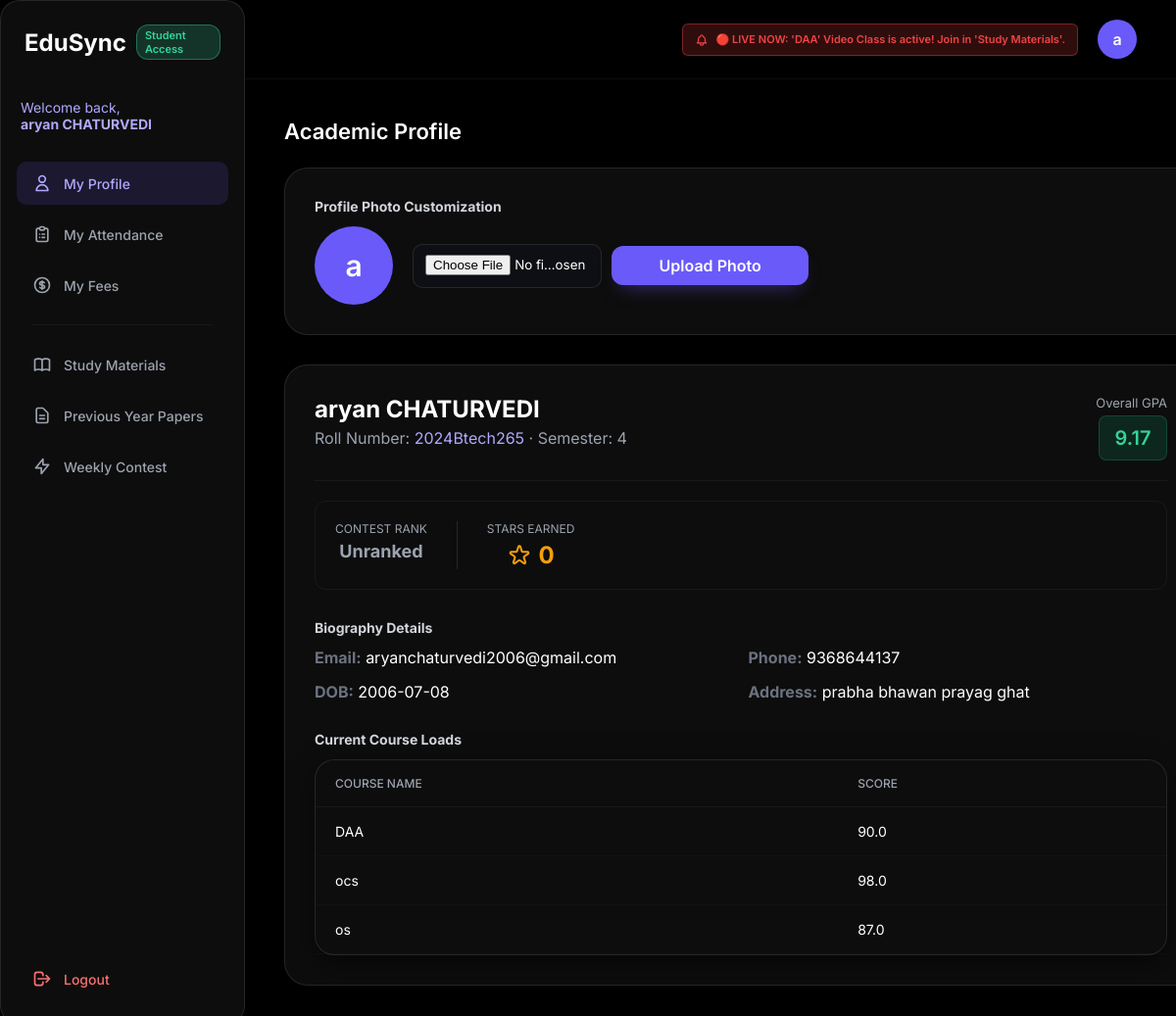
/student_dashboard (signed in), run on the app's committed database.
### tables this page shows
CREATE TABLE students (
            id INTEGER PRIMARY KEY AUTOINCREMENT,
            name TEXT,
            roll TEXT,
            age INTEGER,
            dob TEXT,
            gender TEXT,
            address TEXT,
            phone TEXT,
            email TEXT,
            semester TEXT,
            gpa REAL,
            attendance TEXT,
            extra_activities TEXT,
            sports_achievements TEXT,
            courses TEXT
        , password TEXT DEFAULT 'student123', profile_pic TEXT DEFAULT '', stars INTEGER DEFAULT 0, contest_rank TEXT DEFAULT 'Unranked');

### app.py (the view)
@app.route('/student_dashboard')
def student_dashboard():
    if 'user' not in session or session.get('role') != 'student':
        return redirect(url_for('login'))
    student_id = session['student_id']
    conn = sqlite3.connect('students.db')
    cursor = conn.cursor()
    cursor.execute("SELECT * FROM students WHERE id=?", (student_id,))
    student = cursor.fetchone()
    courses = json.loads(student[14]) if student[14] else []
    cursor.execute("SELECT * FROM fees WHERE student_id=?", (student_id,))
    fee_record = cursor.fetchone()
    cursor.execute("SELECT * FROM transactions WHERE student_id=? ORDER BY date DESC", (student_id,))
    txs = cursor.fetchall()
    cursor.execute("SELECT * FROM documents WHERE student_id=? AND file_type='Assignment Submission' ORDER BY uploaded_at DESC", (student_id,))
    assignments = cursor.fetchall()
    cursor.execute("SELECT * FROM documents WHERE student_id IS NULL AND file_type != 'Assignment Submission' AND is_pyq=0 ORDER BY uploaded_at DESC")
    study_materials = cursor.fetchall()
    cursor.execute("SELECT * FROM documents WHERE is_pyq=1 ORDER BY uploaded_at DESC")
    pyqs = cursor.fetchall()
    cursor.execute("SELECT * FROM assignment_tasks ORDER BY due_date ASC")
    all_tasks = cursor.fetchall()
    cursor.execute('''
        SELECT q.id, q.title, q.due_date, q.duration_minutes, a.start_time, a.submit_time, a.score
        FROM quizzes q
        LEFT JOIN quiz_attempts a ON q.id = a.quiz_id AND a.student_id = ?
        ORDER BY q.due_date ASC
    ''', (student_id,))
    active_quizzes = cursor.fetchall()
    cursor.execute("SELECT * FROM live_classes ORDER BY created_at DESC")
    live_classes = cursor.fetchall()
    alerts = generate_notifications(student_id)
    task_dashboard = []
    from datetime import datetime as dt
    now = dt.now()
    for t in all_tasks:
        try:
            due_dt = dt.fromisoformat(t[3])
        except ValueError:
            due_dt = dt.strptime(t[3], "%Y-%m-%dT%H:%M") # fallback
        locked = now > due_dt
        cursor.execute("SELECT COUNT(*) FROM documents WHERE student_id=? AND assignment_task_id=?", (student_id, t[0]))
        attempts = cursor.fetchone()[0]
        task_dashboard.append({
            "id": t[0],
            "title": t[1],
            "desc": t[2],
            "due": t[3].replace("T", " "),
            "file_path": t[4],
            "locked": locked,
            "attempts": attempts,
            "can_submit": (not locked) and (attempts < 2)
        })
    conn.close()
    return render_template('student_portal.html', student=student, courses=courses, fee_record=fee_record, transactions=txs, assignments=assignments, study_materials=study_materials, pyqs=pyqs, task_dashboard=task_dashboard, active_quizzes=active_quizzes, notifications=alerts, live_classes=live_classes)

### templates/student_portal.html (shortened to what this page needs)
<!DOCTYPE html>
<html lang="en">
<head>
    <link rel="stylesheet" href="{{ url_for('static', filename='style.css') }}">
</head>
<body class="dashboard-body">
    <div class="dashboard-layout">
        <aside class="sidebar glass-panel-dark">
            <div class="brand">
                <h2>EduSync</h2>
                <span class="badge"
                    style="background: rgba(52, 211, 153, 0.2); color: #34d399; border: 1px solid rgba(52, 211, 153, 0.4);">Student
                    Access</span>
            </div>
            <div style="padding: 10px 20px; color: #b0a8fe; font-size: 14px; margin-bottom: 20px;">
                Welcome back, <br><b>{{ student[1] }}</b>
            </div>
            <nav class="sidebar-nav">
                <a href="#" class="nav-link active" onclick="showTab('profile-tab', this)">
                    <svg width="20" height="20" fill="none" stroke="currentColor" viewBox="0 0 24 24">
                        <path stroke-linecap="round" stroke-linejoin="round" stroke-width="2"
                            d="M16 7a4 4 0 11-8 0 4 4 0 018 0zM12 14a7 7 0 00-7 7h14a7 7 0 00-7-7z"></path>
                    </svg>
                    My Profile
                </a>
                <a href="#" class="nav-link" onclick="showTab('attendance-tab', this)">
                    My Attendance
                </a>
                <a href="#" class="nav-link" onclick="showTab('fees-tab', this)">
                    My Fees
                </a>
                <hr style="border: 0; border-top: 1px solid rgba(255,255,255,0.05); margin: 10px 16px;">
                <a href="#" class="nav-link" onclick="showTab('resources-tab', this)">
                    Study Materials
                </a>
                <a href="#" class="nav-link" onclick="showTab('pyq-tab', this)">
                    <svg width="20" height="20" fill="none" stroke="currentColor" viewBox="0 0 24 24">
                        <path stroke-linecap="round" stroke-linejoin="round" stroke-width="2" d="M9 12h6m-6 4h6m2 5H7a2 2 0 01-2-2V5a2 2 0 012-2h5.586a1 1 0 01.707.293l5.414 5.414a1 1 0 01.293.707V19a2 2 0 01-2 2z"></path>
                    </svg>
                    Previous Year Papers
                </a>
                <a href="#" class="nav-link" onclick="showTab('contest-tab', this)">
                    <svg width="20" height="20" fill="none" stroke="currentColor" viewBox="0 0 24 24">
                        <path stroke-linecap="round" stroke-linejoin="round" stroke-width="2" d="M13 10V3L4 14h7v7l9-11h-7z"></path>
                    </svg>
                    Weekly Contest
                </a>
            </nav>
            <div class="sidebar-footer">
                <a href="/logout" class="nav-link logout-btn">
                    <svg width="20" height="20" fill="none" stroke="currentColor" viewBox="0 0 24 24">
                        <path stroke-linecap="round" stroke-linejoin="round" stroke-width="2"
                            d="M17 16l4-4m0 0l-4-4m4 4H7m6 4v1a3 3 0 01-3 3H6a3 3 0 01-3-3V7a3 3 0 013-3h4a3 3 0 013 3v1">
                        </path>
                    </svg>
                    Logout
                </a>
            </div>
        </aside>
        <main class="main-content">
            <header class="topbar" style="justify-content: flex-end; align-items:center;">
                {% if notifications %}
                <div style="margin-right: 20px; display:flex; flex-direction: column; gap: 5px;">
                    {% for notif in notifications %}
                        <div class="badge badge-{{ notif.type }}">
                            {{ notif.msg }}
                        </div>
                    {% endfor %}
                </div>
                {% endif %}
                <div class="user-profile">
                    {% if student|length > 16 and student[16] and student[16] != '' %}
                    <img src="{{ url_for('static', filename=student[16]) }}" style="width: 40px; height: 40px; border-radius: 50%; object-fit: cover; border: 2px solid #b0a8fe;">
                    {% else %}
                    <div class="avatar">{{ student[1][0] }}</div>
                    {% endif %}
                </div>
            </header>
            <div class="content-wrapper">
                <div id="profile-tab" class="tab-content active">
                    <div class="section-header">
                        <h3>Academic Profile</h3>
                    </div>
                    <div class="glass-panel form-panel" style="max-width: 900px; padding: 30px; margin-bottom: 30px;">
                        <h4 class="section-subtitle" style="margin-top:0;">Profile Photo Customization</h4>
                        <div style="display:flex; align-items: center; gap: 20px;">
                            {% if student|length > 16 and student[16] and student[16] != '' %}
                            <img src="{{ url_for('static', filename=student[16]) }}" style="width: 80px; height: 80px; border-radius: 50%; object-fit: cover; border: 3px solid #b0a8fe;">
                            {% else %}
                            <div class="avatar" style="width: 80px; height: 80px; font-size: 30px;">{{ student[1][0] }}</div>
                            {% endif %}
                            <form method="POST" action="/upload_profile_pic" enctype="multipart/form-data" style="display:flex; gap:10px; align-items:center;">
                                <input type="file" name="photo" accept="image/*" class="glass-input" required style="padding-top: 10px; max-width: 250px;">
                                <button type="submit" class="premium-btn" style="padding: 10px 20px;">Upload Photo</button>
                            </form>
                        </div>
                    </div>
                    <div class="glass-panel form-panel" style="max-width: 900px; padding: 30px;">
                        <div
                            style="display: flex; gap: 20px; border-bottom: 1px solid rgba(255,255,255,0.05); padding-bottom: 20px; margin-bottom: 20px;">
                            <div>
                                <h2 style="margin:0; font-size: 24px; color: #fff;">{{ student[1] }}</h2>
                                <p style="margin:5px 0 0 0; color: #9ca3af;">Roll Number: <span
                                        style="color:#b0a8fe;">{{ student[2] }}</span> &middot; Semester: {{ student[9]
                                    }}</p>
                            </div>
                            <div style="margin-left: auto; text-align: right;">
                                <p style="margin:0; font-size: 13px; color: #9ca3af;">Overall GPA</p>
                                {% set gpa = student[10] if student[10] is not none else 0.0 %}
                                <div class="gpa-score {% if gpa >= 8.0 %}high{% elif gpa >= 6.0 %}medium{% else %}low{% endif %}"
                                    style="display:inline-flex; font-size: 20px; padding: 6px 12px; margin-top: 5px;">
                                    {{ student[10] if student[10] is not none else 'N/A' }}
                                </div>
                            </div>
                        </div>
                        <div style="display: flex; gap: 30px; margin-bottom: 30px; padding: 20px; background: #0d0d0d; border-radius: 12px; border: 1px solid rgba(255,255,255,0.05);">
                            <div style="text-align:center;">
                                <p style="margin:0; font-size: 12px; color: #9ca3af; text-transform: uppercase;">Contest Rank</p>
                                <div style="font-size: 18px; font-weight: 700; color: #ffd700; margin-top: 5px; display: flex; align-items: center; justify-content: center; gap: 6px;">
                                    {% if student[18] == 'Platinum' %}
                                    <svg width="18" height="18" fill="none" stroke="#e5e4e2" viewBox="0 0 24 24"><path stroke-linecap="round" stroke-linejoin="round" stroke-width="2" d="M9 12l2 2 4-4M7.835 4.697a3.42 3.42 0 001.946-.806 3.42 3.42 0 014.438 0 3.42 3.42 0 001.946.806 3.42 3.42 0 013.138 3.138 3.42 3.42 0 00.806 1.946 3.42 3.42 0 010 4.438 3.42 3.42 0 00-.806 1.946 3.42 3.42 0 01-3.138 3.138 3.42 3.42 0 00-1.946.806 3.42 3.42 0 01-4.438 0 3.42 3.42 0 00-1.946-.806 3.42 3.42 0 01-3.138-3.138 3.42 3.42 0 00-.806-1.946 3.42 3.42 0 010-4.438 3.42 3.42 0 00.806-1.946 3.42 3.42 0 013.138-3.138z"></path></svg>
                                    <span style="color: #e5e4e2;">PLATINUM</span>
                                    {% elif student[18] == 'Silver' %}
                                    <svg width="18" height="18" fill="none" stroke="#c0c0c0" viewBox="0 0 24 24"><path stroke-linecap="round" stroke-linejoin="round" stroke-width="2" d="M12 8l-6 6 6 6 6-6-6-6z"></path></svg>
                                    <span style="color: #c0c0c0;">SILVER</span>
                                    {% else %}
                                    <span style="color: #9ca3af;">{{ student[18] or 'Unranked' }}</span>
                                    {% endif %}
                                </div>
                            </div>
                            <div style="text-align:center; border-left: 1px solid rgba(255,255,255,0.1); padding-left: 30px;">
                                <p style="margin:0; font-size: 12px; color: #9ca3af; text-transform: uppercase;">Stars Earned</p>
                                <div style="font-size: 24px; font-weight: 700; color: #f59e0b; margin-top: 5px; display: flex; align-items: center; justify-content: center; gap: 8px;">
                                    {{ student[17] or 0 }}
                                </div>
                            </div>
                        </div>
                        <h4 class="section-subtitle">Biography Details</h4>
                        <div style="display: grid; grid-template-columns: 1fr 1fr; gap: 15px; margin-bottom: 30px;">
                            <div><strong style="color:#6b7280;">Email:</strong> {{ student[8] or '-' }}</div>
                            <div><strong style="color:#6b7280;">Phone:</strong> {{ student[7] or '-' }}</div>
                            <div><strong style="color:#6b7280;">DOB:</strong> {{ student[4] or '-' }}</div>
                            <div><strong style="color:#6b7280;">Address:</strong> {{ student[6] or '-' }}</div>
                        </div>
                        <h4 class="section-subtitle">Current Course Loads</h4>
                        <div class="table-container glass-panel-dark">
                            <table class="premium-table">
                                <thead>
                                    <tr>
                                        <th>Course Name</th>
                                        <th>Score</th>
                                    </tr>
                                </thead>
                                <tbody>
                                    {% if courses %}
                                    {% for course in courses %}
                                    <tr>
                                        <td>{{ course[0] }}</td>
                                        <td>{{ course[1] }}</td>
                                    </tr>
                                    {% endfor %}
                                    {% else %}
                                    <tr>
                                        <td colspan="2">No courses registered.</td>
                                    </tr>
                                    {% endif %}
                                </tbody>
                            </table>
                        </div>
                    </div>
                </div>
            </div>
        </main>
    </div>
</body>
</html>

### data on the page
students: name "aryan CHATURVEDI", name "a", roll "2024Btech265", semester "4", gpa "9.17", contest_rank "Unranked", stars "0", email "aryanchaturvedi2006@gmail.com", phone "9368644137", dob "2006-07-08", address "prabha bhawan prayag ghat"

### other printed values
{{ notif.msg }} "🔴 LIVE NOW: 'DAA' Video Class is active! Join in 'Study Materials'."
{{ course[0] }} "DAA" "ocs" "os"
{{ course[1] }} "90.0" "98.0" "87.0"
